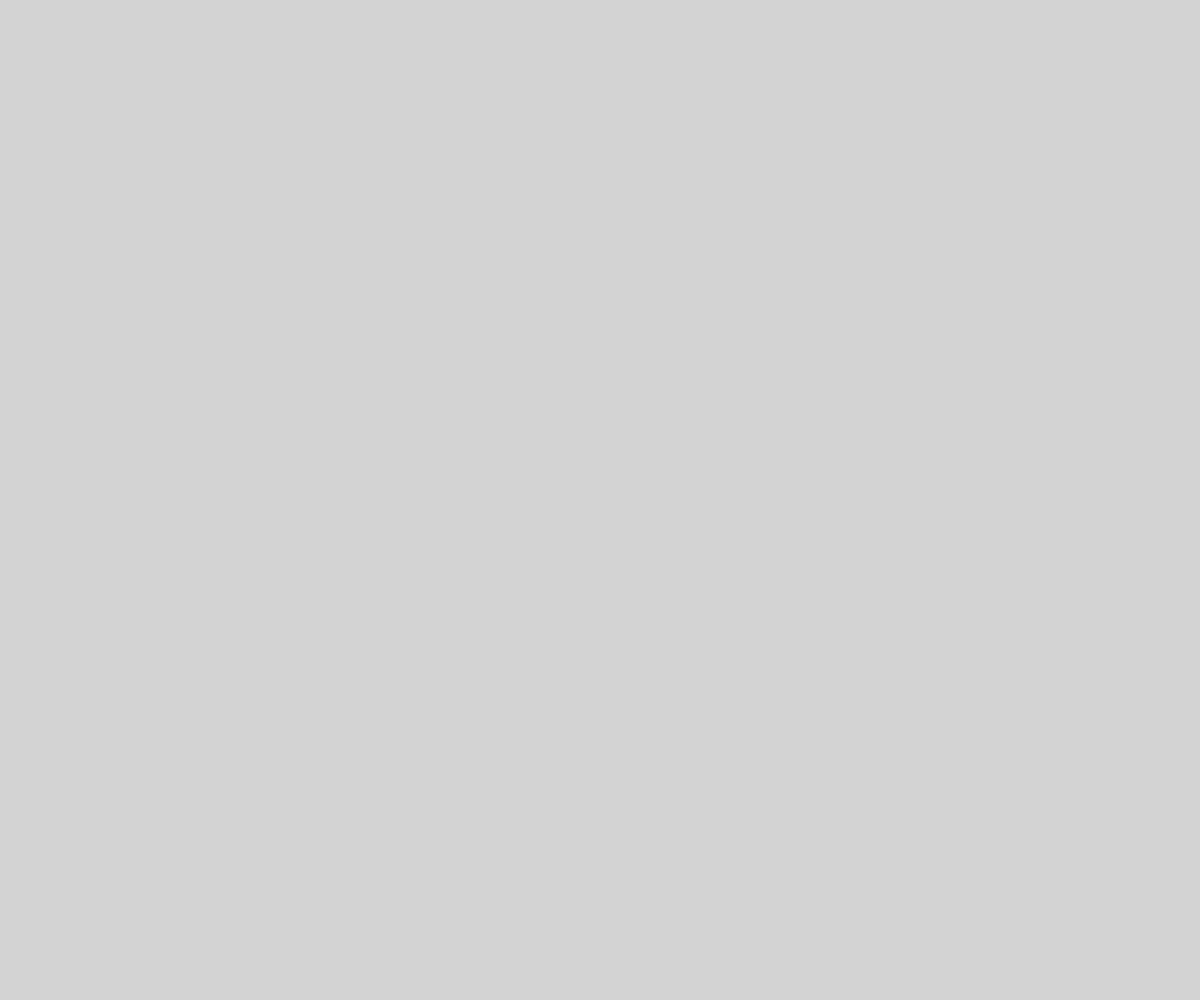
Frame 1 (no input)
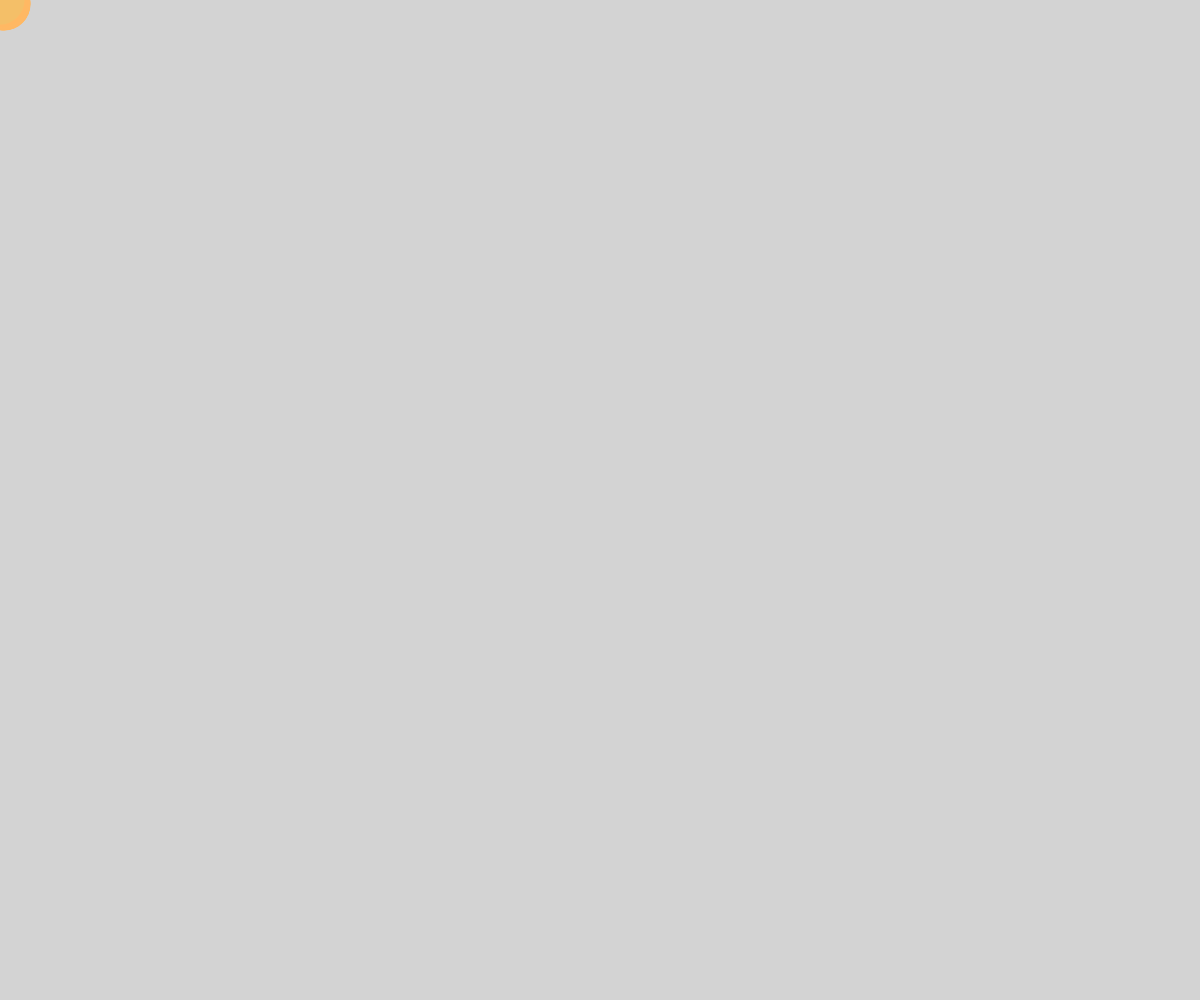
Frame 60 (no input)
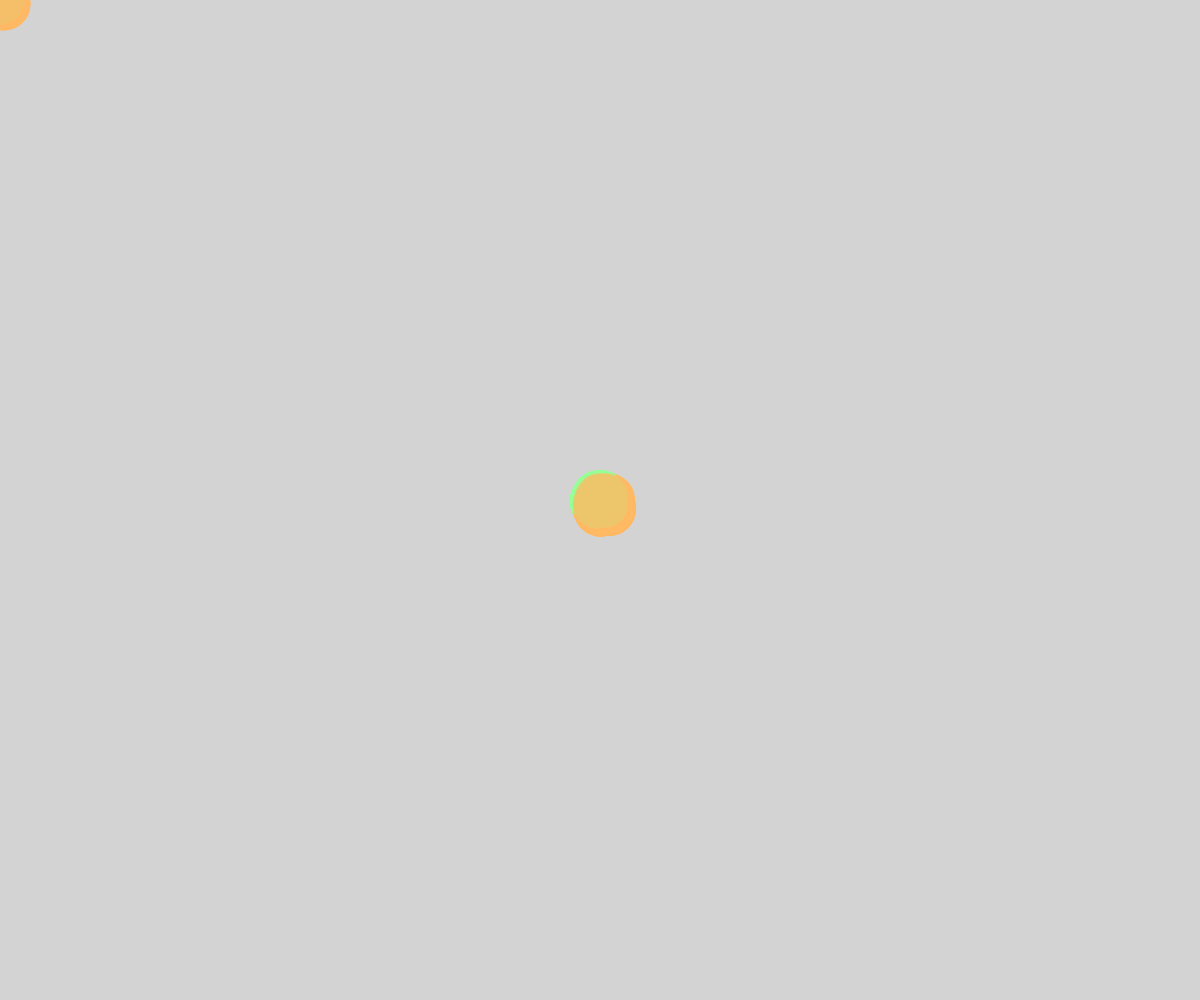
Frame 120 (the mouse pressed at the canvas centre since frame 60)

The p5.js sketch that drew these frames (run headless with seeded random() and noise() and a simulated clock; from frame 60 on, the mouse is pressed at the canvas centre):

// p5.js sketch
// ── sketch.js
let path = [];
let bendStrength = 5; // How much the wire bends when clicked
let pulseSpeed = 0.02; // Speed of the pulsing effect
let pulseFactor = 0; // Factor to control the pulse

function setup() {
  createCanvas(windowWidth, windowHeight);
  background(211, 211, 211); // Pale grey background (solid)
  noFill();
  
  // Initialize the path with the current mouse position when the page first loads
  path.push(createVector(mouseX, mouseY));
}

function draw() {
  // Create a point that is a little bit random around the mouse position for smooth "bending" effect
  let mousePos = createVector(mouseX, mouseY);
  
  if (mouseIsPressed) {
    // Apply some random bend when the mouse is pressed
    mousePos.x += random(-bendStrength, bendStrength);
    mousePos.y += random(-bendStrength, bendStrength);
  }

  // Add the new point to the path
  path.push(mousePos);

  // Calculate pulsing effect (sinusoidal wave to create smooth pulsing)
  pulseFactor = sin(frameCount * pulseSpeed) * 0.5 + 0.5; // Oscillates between 0 and 1

  // Calculate pulse size and transparency
  let glowAlpha = max(150, 255 * pulseFactor); // Ensure alpha never goes too low
  let glowWeight = 20 + pulseFactor * 30; // Pulse the thickness of the wire, increased size

  // Draw the glowing pastel green wire with an orange outer glow
  for (let i = 0; i < 3; i++) {
    // Make the glowing effect by layering the wire with slight offsets
    let offset = i * 2;
    
    // Pastel green inner color for the wire
    if (i === 0) {
      stroke(150, 255, 150, glowAlpha); // Pastel green inner color
    } 
    // Pastel orange outer glow with pulsing effect
    else {
      stroke(255, 185, 100, glowAlpha - i * 50); // Pastel orange color with pulsing transparency
    }
    
    strokeWeight(glowWeight + i * 2);  // Gradually increase stroke weight for glow effect
    beginShape();
    for (let j = 0; j < path.length; j++) {
      let p = path[j];
      curveVertex(p.x + offset, p.y + offset); // Slightly offset each layer
    }
    endShape();
  }
}

// To prevent the wire from becoming too long, you can clear the path after a certain number of points
function mousePressed() {
  path = []; // clear path on click to restart the wire
}
